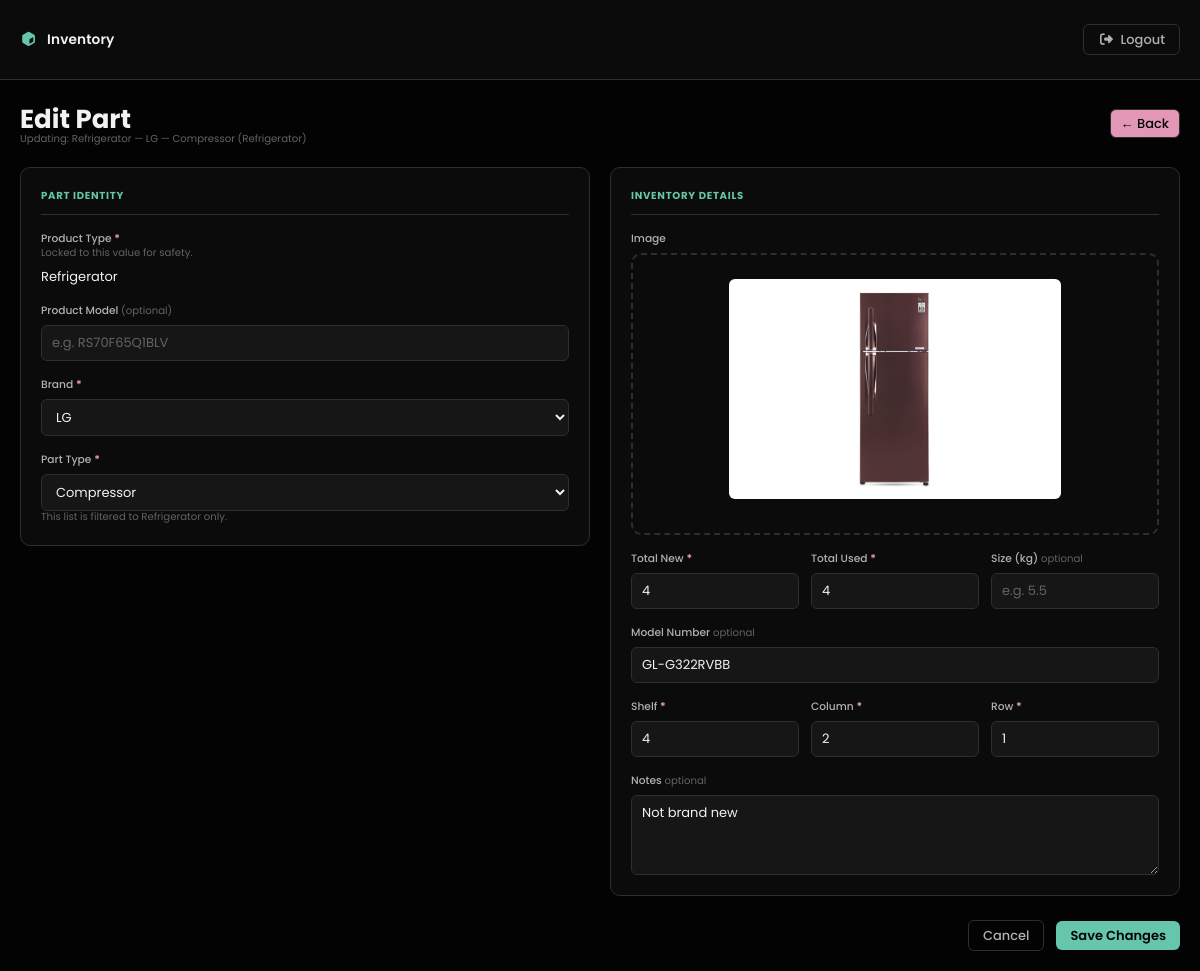
/part/edit/2 (signed in), run on the app's committed database.
### dashboard/models.py (models this page shows, shortened)
class Part(models.Model):
    product_type = models.ForeignKey(
        ProductType,
        on_delete=models.PROTECT,
        related_name="parts",
    )
    brand = models.ForeignKey(
        Brand,
        on_delete=models.PROTECT,
        related_name="parts",
    )
    part_type = models.ForeignKey(
        PartType,
        on_delete=models.PROTECT,
        related_name="parts",
    )
    image = models.ImageField(upload_to="parts/", null=True, blank=True)
    product_model = models.CharField(max_length=100, null=True, blank=True)
    total_new = models.PositiveIntegerField(default=0)
    total_used = models.PositiveIntegerField(default=0)
    size_kg = models.DecimalField(max_digits=7, decimal_places=2, null=True, blank=True)
    model_number = models.CharField(max_length=100, null=True, blank=True)
    shelf_number = models.PositiveIntegerField()
    column_number = models.CharField(max_length=100, null=True)
    row_number = models.CharField(max_length=100, null=True)
    notes = models.TextField(null=True, blank=True)
    class Meta:
        unique_together = [
            ("product_type", "brand", "part_type"),
            ("shelf_number", "column_number", "row_number"),
        ]

class ProductType(models.Model):
    name = models.CharField(max_length=100, unique=True)
    def __str__(self):
        return self.name

class Brand(models.Model):
    name = models.CharField(max_length=100, unique=True)
    def __str__(self):
        return self.name

class PartType(models.Model):
    name = models.CharField(max_length=150)
    product_type = models.ForeignKey(
        ProductType,
        on_delete=models.CASCADE,  # PartTypes for a deleted ProductType clean up automatically
        related_name="part_types",
    )
    class Meta:
        unique_together = ("name", "product_type")
    def __str__(self):
        return f"{self.name} ({self.product_type})"

### dashboard/views.py (the view, shortened to what this page needs)
# urls.py: path("part/edit/<int:pk>", views.edit_part, name="edit-part"),
@login_required
def edit_part(request, pk):
    item = get_object_or_404(
        Part.objects.select_related("product_type", "brand", "part_type"), pk=pk
    )
    product_types = ProductType.objects.all().order_by("name")
    brands = Brand.objects.all().order_by("name")
    part_types_for_product = PartType.objects.filter(
        product_type=item.product_type
    ).order_by("name")
    return render(
        request,
        "dashboard/edit_part.html",
        {
            "form": PartForm(
                instance=item, initial={"product_model": item.product_model or ""}
            ),
            "item": item,
            "product_types": product_types,
            "brands": brands,
            "part_types_for_product": part_types_for_product,
            "fk_errors": {},
            "posted": {},
        },
    )

### templates/dashboard/edit_part.html (shortened to what this page needs)
{% extends 'partials/base.html' %}
{% load static %}
{% block content %}
<div class="page-content">
  <div class="form-page-header">
    <div>
      <h1>Edit Part</h1>
      <p class="field-hint">
        Updating: {{ item.product_type }} — {{ item.brand }} — {{ item.part_type }}
      </p>
    </div>
    <a href="{% url 'dashboard-index' %}" class="btn btn-outline btn-icon">
      ← Back
    </a>
  </div>
  <form method="POST" enctype="multipart/form-data" class="part-form">
    <div class="part-form-grid">
      <section class="form-section">
        <div class="section-label">Part identity</div>
        <div class="form-group">
          <label class="form-label">Product Type <span class="req">*</span></label>
          <div class="field-hint">
            Locked to this value for safety.
          </div>
          <div class="locked-value">
            {{ item.product_type }}
          </div>
        </div>
        <div class="form-group">
          <label for="{{ form.product_model.id_for_label }}" class="form-label">
            Product Model <span class="opt">(optional)</span>
          </label>
          {{ form.product_model }}
        </div>
        <div class="form-group">
          <label for="brand-select" class="form-label">Brand <span class="req">*</span></label>
          <select id="brand-select" name="brand_select">
            {% for brand in brands %}
              {% if posted.brand_select %}
                <option value="{{ brand.id }}" {% if posted.brand_select == brand.id|stringformat:"s" %}selected{% endif %}>
                  {{ brand.name }}
                </option>
              {% else %}
                <option value="{{ brand.id }}" {% if item.brand_id == brand.id %}selected{% endif %}>
                  {{ brand.name }}
                </option>
              {% endif %}
            {% endfor %}
          </select>
        </div>
        <div class="form-group">
          <label for="part-type-select" class="form-label">Part Type <span class="req">*</span></label>
          <select id="part-type-select" name="part_type_select">
            {% for pt in part_types_for_product %}
              {% if posted.part_type_select %}
                <option value="{{ pt.id }}" {% if posted.part_type_select == pt.id|stringformat:"s" %}selected{% endif %}>
                  {{ pt.name }}
                </option>
              {% else %}
                <option value="{{ pt.id }}" {% if item.part_type_id == pt.id %}selected{% endif %}>
                  {{ pt.name }}
                </option>
              {% endif %}
            {% endfor %}
          </select>
          <div class="field-hint">
            This list is filtered to {{ item.product_type }} only.
          </div>
        </div>
      </section>
      <section class="form-section">
        <div class="section-label">Inventory details</div>
        <div class="form-group">
          <label class="form-label">Image</label>
          <label class="image-upload-area" for="id_image">
            {% if item.image %}
              <img
                id="image-preview"
                src="{{ item.image.url }}"
                alt="Current part image"
                style="max-width:100%; max-height:220px; display:block; margin:0 auto 10px;"
              >
            {% else %}
              <img id="image-preview" alt="" style="display:none; max-width:100%; max-height:220px; margin:0 auto 10px;">
            {% endif %}
          </label>
        </div>
        <div class="form-row-3">
          <div class="form-group">
            <label for="{{ form.total_new.id_for_label }}" class="form-label">Total New <span class="req">*</span></label>
            {{ form.total_new }}
          </div>
          <div class="form-group">
            <label for="{{ form.total_used.id_for_label }}" class="form-label">Total Used <span class="req">*</span></label>
            {{ form.total_used }}
          </div>
          <div class="form-group">
            <label for="{{ form.size_kg.id_for_label }}" class="form-label">Size (kg) <span class="opt">optional</span></label>
            {{ form.size_kg }}
          </div>
        </div>
        <div class="form-group">
          <label for="{{ form.model_number.id_for_label }}" class="form-label">Model Number <span class="opt">optional</span></label>
          {{ form.model_number }}
        </div>
        <div class="form-row-3">
          <div class="form-group">
            <label for="{{ form.shelf_number.id_for_label }}" class="form-label">Shelf <span class="req">*</span></label>
            {{ form.shelf_number }}
          </div>
          <div class="form-group">
            <label for="{{ form.column_number.id_for_label }}" class="form-label">Column <span class="req">*</span></label>
            {{ form.column_number }}
          </div>
          <div class="form-group">
            <label for="{{ form.row_number.id_for_label }}" class="form-label">Row <span class="req">*</span></label>
            {{ form.row_number }}
          </div>
        </div>
        <div class="form-group">
          <label for="{{ form.notes.id_for_label }}" class="form-label">Notes <span class="opt">optional</span></label>
          {{ form.notes }}
        </div>
      </section>
    </div>
    <div class="form-actions">
      <a href="{% url 'dashboard-index' %}" class="btn btn-outline">Cancel</a>
      <button type="submit" class="btn btn-primary">Save Changes</button>
    </div>
  </form>
</div>
{% endblock content %}

### static/style.css (style rules this page uses)
:root { --bg-dark: oklch(0.1 0 174); --bg: oklch(0.15 0 174); --bg-light: oklch(0.2 0 174); --text: oklch(0.96 0 174); --text-muted: oklch(0.76 0 174); --highlight: oklch(0.5 0 174); --border: oklch(0.4 0 174); --border-muted: oklch(0.3 0 174); --primary: oklch(0.76 0.1 174); --secondary: oklch(0.76 0.1 354); --danger: oklch(0.7 0.05 30); --warning: oklch(0.7 0.05 100); --success: oklch(0.7 0.05 160); --info: oklch(0.7 0.05 260); --radius: 6px; --radius-lg: 10px; --nav-h: 80px; }
*, *::before, *::after { margin: 0; padding: 0; box-sizing: border-box; }
html { font-size: 13px; font-family: Poppins, 'Segoe UI', Tahoma, sans-serif; }
body { background-color: var(--bg-dark); color: var(--text); min-height: 100vh; }
a { color: inherit; text-decoration: none; }
button, .btn { display: inline-flex; align-items: center; gap: 6px; outline: none; border: none; border-radius: var(--radius); cursor: pointer; padding: 8px 14px; font-family: inherit; font-size: inherit; font-weight: 500; line-height: 1; white-space: nowrap; transition: opacity 0.15s, transform 0.1s; }
.btn-primary { background-color: var(--primary); color: var(--bg-dark); font-weight: 600; }
.btn-outline { background-color: transparent; color: var(--text-muted); border: 1px solid var(--border-muted); }
.btn-icon { background-color: var(--secondary); color: var(--bg-dark); padding: 7px 10px; }
input[type="text"], input[type="password"], input[type="email"], select, textarea { background-color: var(--bg-light); color: var(--text); border: 1px solid var(--border-muted); border-radius: var(--radius); padding: 7px 10px; font-family: inherit; font-size: inherit; outline: none; transition: border-color 0.15s; width: 100%; }
input::placeholder { color: var(--highlight); }
.page-content { padding: 20px; max-width: 1600px; }
input[type="number"] { background-color: var(--bg-light); color: var(--text); border: 1px solid var(--border-muted); border-radius: var(--radius); padding: 7px 10px; font-family: inherit; font-size: inherit; outline: none; transition: border-color 0.15s; width: 100%; }
textarea { resize: vertical; min-height: 80px; }
.form-page-header { display: flex; justify-content: space-between; align-items: center; margin-bottom: 20px; gap: 12px; flex-wrap: wrap; }
.part-form { display: flex; flex-direction: column; gap: 20px; }
.part-form-grid { display: grid; grid-template-columns: 1fr 1fr; gap: 20px; align-items: start; }
.form-section { background-color: var(--bg); border: 1px solid var(--border-muted); border-radius: var(--radius-lg); padding: 20px; display: flex; flex-direction: column; gap: 16px; }
.section-label { font-size: 0.78rem; font-weight: 700; text-transform: uppercase; letter-spacing: 0.07em; color: var(--primary); margin: 0; padding-bottom: 10px; border-bottom: 1px solid var(--border-muted); }
.form-group { display: flex; flex-direction: column; gap: 6px; margin: 0; }
.form-label { font-size: 0.82rem; color: var(--text-muted); font-weight: 500; }
.req { color: var(--secondary); font-weight: 700; }
.opt { color: var(--highlight); font-weight: 400; font-size: 0.78rem; }
.form-row-3 { display: grid; grid-template-columns: 1fr 1fr 1fr; gap: 12px; }
.field-hint { color: var(--highlight); font-size: 0.78rem; margin-top: -8px; }
.image-upload-area { display: flex; align-items: center; justify-content: center; border: 2px dashed var(--border-muted); border-radius: var(--radius-lg); padding: 24px; cursor: pointer; transition: border-color 0.2s, background-color 0.2s; min-height: 130px; overflow: hidden; }
#image-preview { max-width: 100%; max-height: 200px; border-radius: var(--radius); object-fit: cover; }
.form-actions { display: flex; justify-content: flex-end; align-items: center; gap: 12px; padding-top: 4px; }

### data on the page
Part: product_type "Refrigerator", brand "LG", part_type "Compressor (Refrigerator)", brand_select "LG", part_type_select "Compressor", image (picture), total_new "4", total_used "4", model_number "GL-G322RVBB", shelf_number "4", column_number "2", row_number "1", notes "Not brand new"
